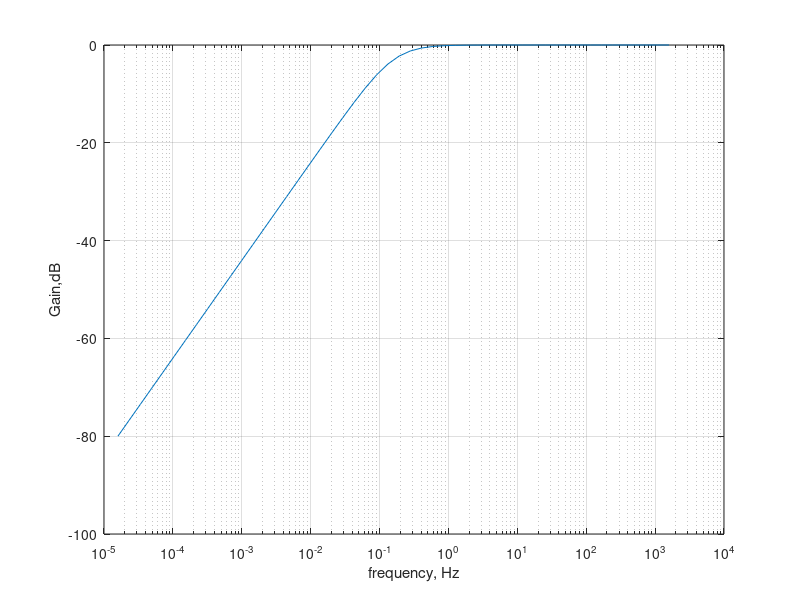

Here is the MATLAB script that generated this plot:
clc;
clear all;
title('RL high pass');
num = [0 1 0];
den = [0 1 1];
w = logspace(-4, 4);
h = freqs(num,den,w);
f = w/(2*pi);
mag = 20*log10(abs(h));
semilogx(f,mag);
grid on;
xlabel('frequency, Hz');
ylabel('Gain,dB')
